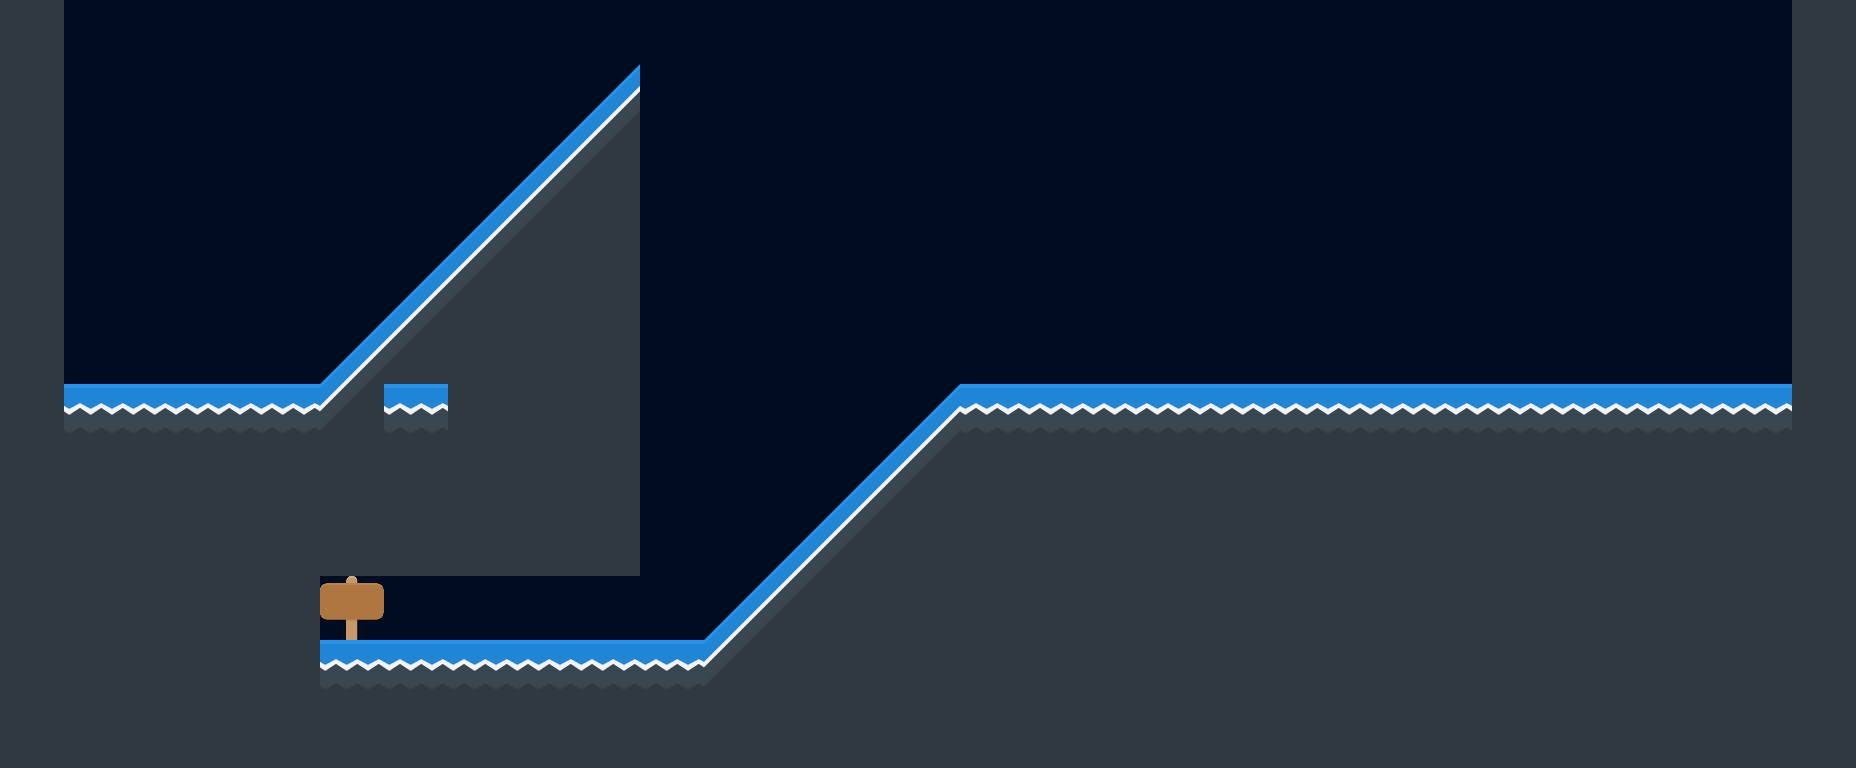

The image is a tile-based game level rendered from a .tmx file. Its description and complete source (layers, tilesets, objects, tile grids) follow:
An orthogonal 29x12 tile map with 64x64 px tiles, 2 tile layers (Ground, ActiveObjs).

<map version="1.2" tiledversion="1.3.4" orientation="orthogonal" renderorder="right-down" width="29" height="12" tilewidth="64" tileheight="64" infinite="0" backgroundcolor="#000c1f" nextlayerid="5" nextobjectid="1">
 <editorsettings>
  <export target="maplevel4.json" format="json" />
 </editorsettings>
 <tileset firstgid="1" source="../tilesets/kenney-tileset-64px-extruded.tsx" />
 <layer id="1" name="Ground" width="29" height="12">
  <data encoding="csv">
133,0,0,0,0,0,0,0,0,0,0,0,0,0,0,0,0,0,0,0,0,0,0,0,0,0,0,0,133,
133,0,0,0,0,0,0,0,0,158,0,0,0,0,0,0,0,0,0,0,0,0,0,0,0,0,0,0,133,
133,0,0,0,0,0,0,0,158,180,0,0,0,0,0,0,0,0,0,0,0,0,0,0,0,0,0,0,133,
133,0,0,0,0,0,0,158,180,133,0,0,0,0,0,0,0,0,0,0,0,0,0,0,0,0,0,0,133,
133,0,0,0,0,0,158,180,133,133,0,0,0,0,0,0,0,0,0,0,0,0,0,0,0,0,0,0,133,
133,0,0,0,0,158,180,133,133,133,0,0,0,0,0,0,0,0,0,0,0,0,0,0,0,0,0,0,133,
133,135,135,135,135,180,133,133,133,133,0,0,0,0,158,135,135,135,135,135,135,135,135,135,135,135,135,135,133,
133,133,133,133,133,133,133,133,133,133,0,0,0,158,180,133,133,133,133,133,133,133,133,133,133,133,133,133,133,
133,133,133,133,133,133,133,133,133,133,0,0,158,180,133,133,133,133,133,133,133,133,133,133,133,133,133,133,133,
133,133,133,133,133,355,0,0,0,0,0,158,180,133,133,133,133,133,133,133,133,133,133,133,133,133,133,133,133,
133,133,133,133,133,135,135,135,135,135,135,180,133,133,133,133,133,133,133,133,133,133,133,133,133,133,133,133,133,
133,133,133,133,133,133,133,133,133,133,133,133,133,133,133,133,133,133,133,133,133,133,133,133,133,133,133,133,133
</data>
 </layer>
 <layer id="4" name="ActiveObjs" width="29" height="12">
  <data encoding="csv">
0,0,0,0,0,0,0,0,0,0,0,0,0,0,0,0,0,0,0,0,0,0,0,0,0,0,0,0,0,
0,0,0,0,0,0,0,0,0,0,0,0,0,0,0,0,0,0,0,0,0,0,0,0,0,0,0,0,0,
0,0,0,0,0,0,0,0,0,0,0,0,0,0,0,0,0,0,0,0,0,0,0,0,0,0,0,0,0,
0,0,0,0,0,0,0,0,0,0,0,0,0,0,0,0,0,0,0,0,0,0,0,0,0,0,0,0,0,
0,0,0,0,0,0,0,0,0,0,0,0,0,0,0,0,0,0,0,0,0,0,0,0,0,0,0,0,0,
0,0,0,0,0,0,0,0,0,0,0,0,0,0,0,0,0,0,0,0,0,0,0,0,0,0,0,0,0,
0,0,0,0,0,0,135,0,0,0,0,0,0,0,0,0,0,0,0,0,0,0,0,0,0,0,0,0,0,
0,0,0,0,0,0,0,0,0,0,0,0,0,0,0,0,0,0,0,0,0,0,0,0,0,0,0,0,0,
0,0,0,0,0,0,0,0,0,0,0,0,0,0,0,0,0,0,0,0,0,0,0,0,0,0,0,0,0,
0,0,0,0,0,0,0,0,0,0,0,0,0,0,0,0,0,0,0,0,0,0,0,0,0,0,0,0,0,
0,0,0,0,0,0,0,0,0,0,0,0,0,0,0,0,0,0,0,0,0,0,0,0,0,0,0,0,0,
0,0,0,0,0,0,0,0,0,0,0,0,0,0,0,0,0,0,0,0,0,0,0,0,0,0,0,0,0
</data>
 </layer>
</map>
